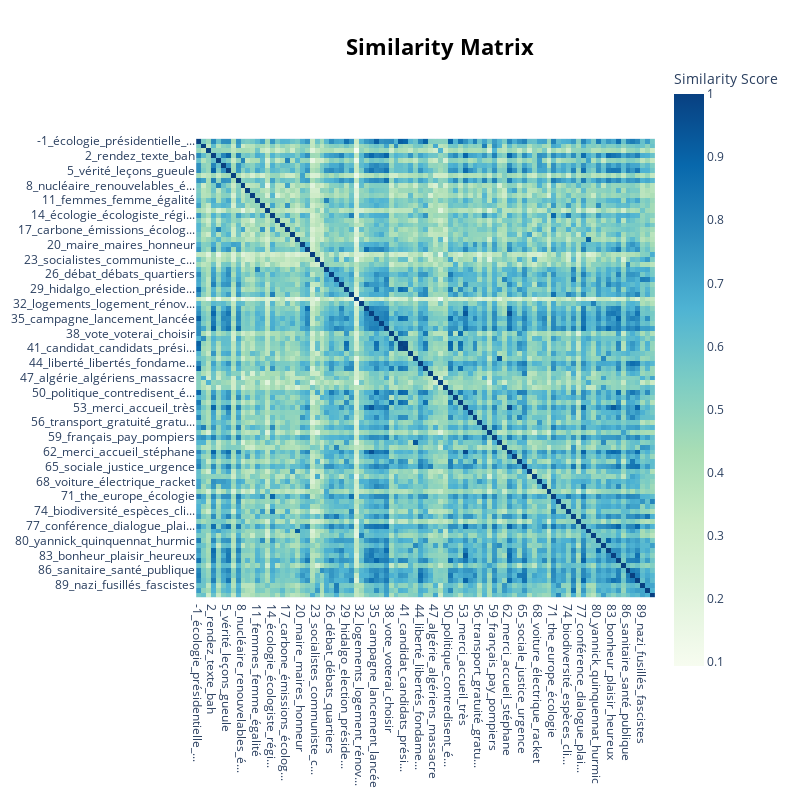

The notebook cell this image was saved under:
### Code cell
topic_model.visualize_heatmap()

### Figure 1 — Plotly figure (JSON) as saved in the notebook; plotly's stock layout.template omitted (floating-point values rounded to 4 significant figures; data arrays with more than 128 entries replaced by an {"elided": "..."} marker saying what was removed)
{"data": [{"coloraxis": "coloraxis", "hovertemplate": "x: %{x}<br>y: %{y}<br>Similarity Score: %{z}<extra></extra>", "name": "0", "type": "heatmap", "x": ["-1_écologie_présidentielle_...", "0_français_europe_française", "1_salaires_travailleurs_tra...", "2_rendez_texte_bah", "3_gaz_électricité_énergie", "4_géant_programme_énorme", "5_vérité_leçons_gueule", "6_police_policiers_municipale", "7_mélenchon_exposition_espl...", "8_nucléaire_renouvelables_é...", "9_école_enseignants_éducation", "10_alimentaire_agriculture_...", "11_femmes_femme_égalité", "12_climatique_climat_change...", "13_racistes_racisme_raciste", "14_écologie_écologiste_régi...", "15_médias_journalistes_télé", "16_drapeau_sport_paralympique", "17_carbone_émissions_écolog...", "18_youtube_twitch_conférence", "19_fiscale_fraude_fiscaux", "20_maire_maires_honneur", "21_mardi_septembre_octobre", "22_islam_musulmans_islamiste", "23_socialistes_communiste_c...", "24_hôpital_hôpitaux_soignants", "25_violence_femmes_sexuelles", "26_débat_débats_quartiers", "27_menacé_fascistes_fachosp...", "28_soir_nuit_antenne", "29_hidalgo_election_préside...", "30_écologie_progressistes_h...", "31_vaccin_vaccins_vaccination", "32_logements_logement_rénov...", "33_demain_matin_invitée", "34_merci_mathieu_corrigé", "35_campagne_lancement_lancée", "36_blog_note_chapitre", "37_emmanuel_nuire_fess", "38_vote_voterai_choisir", "39_euro_chaque_argent", "40_présidentielle_soutenir_...", "41_candidat_candidats_prési...", "42_cage_animaux_éleveurs", "43_immigration_immigrés_bou...", "44_liberté_libertés_fondame...", "45_écologistes_écologiste_v...", "46_justice_tribunaux_juges", "47_algérie_algériens_massacre", "48_retraites_retraite_pension", "49_afghanistan_afghan_afgha...", "50_politique_contredisent_é...", "51_lecologie_rendez_merc", "52_sondages_voter_sondage", "53_merci_accueil_très", "54_dignité_mourir_mort", "55_président_république_pré...", "56_transport_gratuité_gratu...", "57_françaises_régions_terri...", "58_eau_inondations_tuyaux", "59_français_pay_pompiers", "60_immigration_référendumim...", "61_terrorisme_attentats_ter...", "62_merci_accueil_stéphane", "63_jeunesse_jeunes_jeune", "64_parlement_république_mon...", "65_sociale_justice_urgence", "66_tweet_twitter_facebook", "67_capitalisme_capitalistes...", "68_voiture_électrique_racket", "69_interview_thread_reconnait", "70_lgbt_lgbti_transgenres", "71_the_europe_écologie", "72_juifs_statut_juif", "73_philippe_poutou_npa", "74_biodiversité_espèces_cli...", "75_combat_égotique_militant", "76_industry_silicium_indust...", "77_conférence_dialogue_plai...", "78_fiscale_évasion_evasion", "79_hôtel_logements_bureau", "80_yannick_quinquennat_hurmic", "81_asile_réfugiés_obligation", "82_yannick_jadot_collabo", "83_bonheur_plaisir_heureux", "84_émission_politique_attend", "85_océans_pêcheurs_pêche", "86_sanitaire_santé_publique", "87_démocratie_autorité_rede...", "88_persuadé_négocie_liberta...", "89_nazi_fusillés_fascistes", "90_défilé_militant_militantes", "91_palestine_condamnes_israel"], "xaxis": "x", "y": ["-1_écologie_présidentielle_...", "0_français_europe_française", "1_salaires_travailleurs_tra...", "2_rendez_texte_bah", "3_gaz_électricité_énergie", "4_géant_programme_énorme", "5_vérité_leçons_gueule", "6_police_policiers_municipale", "7_mélenchon_exposition_espl...", "8_nucléaire_renouvelables_é...", "9_école_enseignants_éducation", "10_alimentaire_agriculture_...", "11_femmes_femme_égalité", "12_climatique_climat_change...", "13_racistes_racisme_raciste", "14_écologie_écologiste_régi...", "15_médias_journalistes_télé", "16_drapeau_sport_paralympique", "17_carbone_émissions_écolog...", "18_youtube_twitch_conférence", "19_fiscale_fraude_fiscaux", "20_maire_maires_honneur", "21_mardi_septembre_octobre", "22_islam_musulmans_islamiste", "23_socialistes_communiste_c...", "24_hôpital_hôpitaux_soignants", "25_violence_femmes_sexuelles", "26_débat_débats_quartiers", "27_menacé_fascistes_fachosp...", "28_soir_nuit_antenne", "29_hidalgo_election_préside...", "30_écologie_progressistes_h...", "31_vaccin_vaccins_vaccination", "32_logements_logement_rénov...", "33_demain_matin_invitée", "34_merci_mathieu_corrigé", "35_campagne_lancement_lancée", "36_blog_note_chapitre", "37_emmanuel_nuire_fess", "38_vote_voterai_choisir", "39_euro_chaque_argent", "40_présidentielle_soutenir_...", "41_candidat_candidats_prési...", "42_cage_animaux_éleveurs", "43_immigration_immigrés_bou...", "44_liberté_libertés_fondame...", "45_écologistes_écologiste_v...", "46_justice_tribunaux_juges", "47_algérie_algériens_massacre", "48_retraites_retraite_pension", "49_afghanistan_afghan_afgha...", "50_politique_contredisent_é...", "51_lecologie_rendez_merc", "52_sondages_voter_sondage", "53_merci_accueil_très", "54_dignité_mourir_mort", "55_président_république_pré...", "56_transport_gratuité_gratu...", "57_françaises_régions_terri...", "58_eau_inondations_tuyaux", "59_français_pay_pompiers", "60_immigration_référendumim...", "61_terrorisme_attentats_ter...", "62_merci_accueil_stéphane", "63_jeunesse_jeunes_jeune", "64_parlement_république_mon...", "65_sociale_justice_urgence", "66_tweet_twitter_facebook", "67_capitalisme_capitalistes...", "68_voiture_électrique_racket", "69_interview_thread_reconnait", "70_lgbt_lgbti_transgenres", "71_the_europe_écologie", "72_juifs_statut_juif", "73_philippe_poutou_npa", "74_biodiversité_espèces_cli...", "75_combat_égotique_militant", "76_industry_silicium_indust...", "77_conférence_dialogue_plai...", "78_fiscale_évasion_evasion", "79_hôtel_logements_bureau", "80_yannick_quinquennat_hurmic", "81_asile_réfugiés_obligation", "82_yannick_jadot_collabo", "83_bonheur_plaisir_heureux", "84_émission_politique_attend", "85_océans_pêcheurs_pêche", "86_sanitaire_santé_publique", "87_démocratie_autorité_rede...", "88_persuadé_négocie_liberta...", "89_nazi_fusillés_fascistes", "90_défilé_militant_militantes", "91_palestine_condamnes_israel"], "yaxis": "y", "z": {"elided": "93x93 float values"}}], "layout": {"coloraxis": {"colorbar": {"title": {"text": "Similarity Score"}}, "colorscale": [[0, "rgb(247,252,240)"], [0.125, "rgb(224,243,219)"], [0.25, "rgb(204,235,197)"], [0.375, "rgb(168,221,181)"], [0.5, "rgb(123,204,196)"], [0.625, "rgb(78,179,211)"], [0.75, "rgb(43,140,190)"], [0.875, "rgb(8,104,172)"], [1, "rgb(8,64,129)"]]}, "height": 800, "hoverlabel": {"bgcolor": "white", "font": {"family": "Rockwell", "size": 16}}, "legend": {"title": {"text": "Trend"}}, "margin": {"t": 60}, "showlegend": true, "title": {"font": {"color": "Black", "size": 22}, "text": "<b>Similarity Matrix", "x": 0.55, "xanchor": "center", "y": 0.95, "yanchor": "top"}, "width": 800, "xaxis": {"anchor": "y", "constrain": "domain", "domain": [0, 1], "scaleanchor": "y"}, "yaxis": {"anchor": "x", "autorange": "reversed", "constrain": "domain", "domain": [0, 1]}}}
